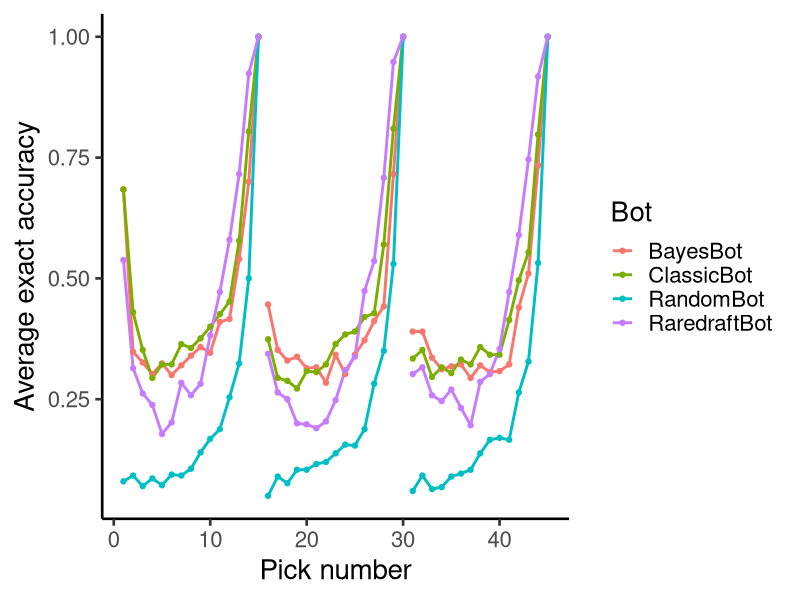
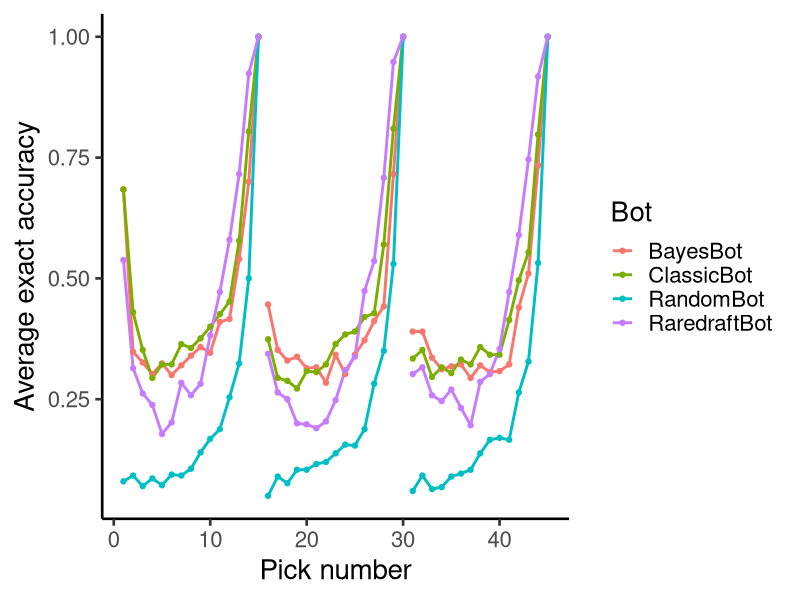

Generate these figures, in order, with R:
library(ggplot2)
library(ggthemes)
library(dplyr)
library(tidyr)

# Sets working directory
setwd("../") # Henry's computer
#setwd("~/Projects/MTG/MTG-git/bots/output_files/") # Arseny's computer

# Loads in data
exact <- read.csv("exact_correct.tsv", sep = "\t")
fuzzy <- read.csv("fuzzy_correct.tsv", sep = "\t")
rank_error <- read.csv("rank_error.tsv", sep = "\t")
card_acc <- read.csv("card_accuracies.tsv", sep = "\t")

# Plots average differences in pick order. Makes sure that no
# lines are drawn between the last pick on one pack and the 
# first pick of the next pack by adding an additional group


# Plots accuracy by pick order
dsum <- gather(exact, bot, guess, -c(draft_num,pick_num,human_pick)) %>% 
  group_by(bot,pick_num) %>% summarize(m=mean(guess))
dsum <- dsum %>% mutate(pack=floor((pick_num-1)/15))
ggplot(dsum, aes(pick_num,m,color=bot,group=interaction(pack,bot))) + 
  geom_line(size = 1) +
  geom_point() +
  xlab("Pick number") +
  ylab("Average exact accuracy") +
  labs(color = "Bot") +
  theme_classic(base_size = 20)
write.csv(dsum, file = "Henrys_bots_summary.csv")
ggsave("pick_order_accuracy.png", width = 10, height = 7)



#ggsave("pick_order_accuracy.png", width = 10, height = 7)

